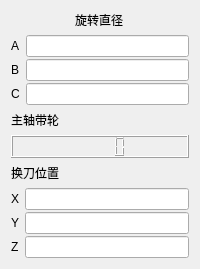
           <widget class="QWidget" name="widget_33" native="true">
            <layout class="QVBoxLayout" name="verticalLayout_73" stretch="1,3,1,1,1,3">
             <item alignment="Qt::AlignHCenter">
              <widget class="QLabel" name="label_111">
               <property name="text">
                <string>旋转直径</string>
               </property>
              </widget>
             </item>
             <item>
              <layout class="QGridLayout" name="gridLayout_8" rowstretch="1,1,1">
               <property name="verticalSpacing">
                <number>2</number>
               </property>
               <item row="1" column="0">
                <widget class="QLabel" name="label_114">
                 <property name="text">
                  <string>B</string>
                 </property>
                </widget>
               </item>
               <item row="2" column="0">
                <widget class="QLabel" name="label_113">
                 <property name="text">
                  <string>C</string>
                 </property>
                </widget>
               </item>
               <item row="0" column="0">
                <widget class="QLabel" name="label_112">
                 <property name="text">
                  <string>A</string>
                 </property>
                </widget>
               </item>
               <item row="1" column="1">
                <widget class="QLineEdit" name="lineEdit_18">
                 <property name="sizePolicy">
                  <sizepolicy hsizetype="Expanding" vsizetype="Preferred">
                   <horstretch>0</horstretch>
                   <verstretch>0</verstretch>
                  </sizepolicy>
                 </property>
                </widget>
               </item>
               <item row="2" column="1">
                <widget class="QLineEdit" name="lineEdit_19">
                 <property name="sizePolicy">
                  <sizepolicy hsizetype="Expanding" vsizetype="Preferred">
                   <horstretch>0</horstretch>
                   <verstretch>0</verstretch>
                  </sizepolicy>
                 </property>
                </widget>
               </item>
               <item row="0" column="1">
                <widget class="QLineEdit" name="lineEdit_20">
                 <property name="sizePolicy">
                  <sizepolicy hsizetype="Expanding" vsizetype="Preferred">
                   <horstretch>0</horstretch>
                   <verstretch>0</verstretch>
                  </sizepolicy>
                 </property>
                </widget>
               </item>
              </layout>
             </item>
             <item>
              <widget class="QLabel" name="label_115">
               <property name="text">
                <string>主轴带轮</string>
               </property>
              </widget>
             </item>
             <item>
              <widget class="QLCDNumber" name="lcdNumber_36"/>
             </item>
             <item>
              <widget class="QLabel" name="label_116">
               <property name="text">
                <string>换刀位置</string>
               </property>
              </widget>
             </item>
             <item>
              <layout class="QGridLayout" name="gridLayout_9" rowstretch="1,1,1">
               <property name="verticalSpacing">
                <number>2</number>
               </property>
               <item row="1" column="0">
                <widget class="QLabel" name="label_117">
                 <property name="text">
                  <string>Y</string>
                 </property>
                </widget>
               </item>
               <item row="2" column="0">
                <widget class="QLabel" name="label_118">
                 <property name="text">
                  <string>Z</string>
                 </property>
                </widget>
               </item>
               <item row="0" column="0">
                <widget class="QLabel" name="label_119">
                 <property name="text">
                  <string>X</string>
                 </property>
                </widget>
               </item>
               <item row="1" column="1">
                <widget class="QLineEdit" name="lineEdit_21">
                 <property name="sizePolicy">
                  <sizepolicy hsizetype="Expanding" vsizetype="Preferred">
                   <horstretch>0</horstretch>
                   <verstretch>0</verstretch>
                  </sizepolicy>
                 </property>
                </widget>
               </item>
               <item row="2" column="1">
                <widget class="QLineEdit" name="lineEdit_22">
                 <property name="sizePolicy">
                  <sizepolicy hsizetype="Expanding" vsizetype="Preferred">
                   <horstretch>0</horstretch>
                   <verstretch>0</verstretch>
                  </sizepolicy>
                 </property>
                </widget>
               </item>
               <item row="0" column="1">
                <widget class="QLineEdit" name="lineEdit_23">
                 <property name="sizePolicy">
                  <sizepolicy hsizetype="Expanding" vsizetype="Preferred">
                   <horstretch>0</horstretch>
                   <verstretch>0</verstretch>
                  </sizepolicy>
                 </property>
                </widget>
               </item>
              </layout>
             </item>
            </layout>
           </widget>
